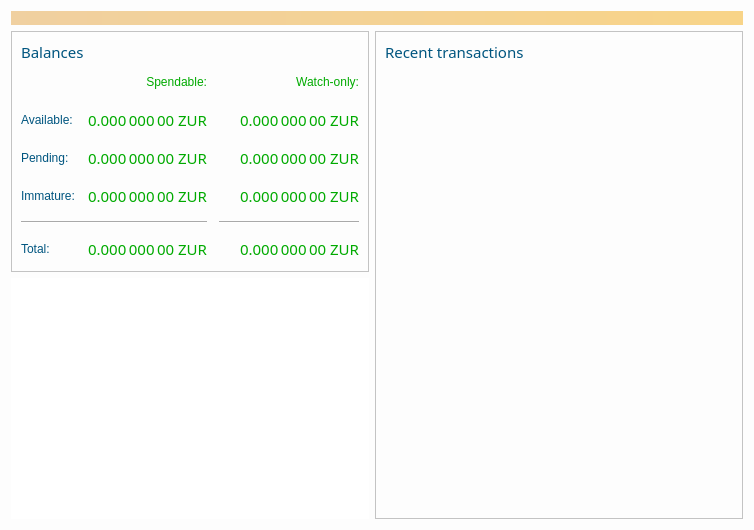
<?xml version="1.0" encoding="UTF-8"?>
<ui version="4.0">
 <class>OverviewPage</class>
 <widget class="QWidget" name="OverviewPage">
  <property name="geometry">
   <rect>
    <x>0</x>
    <y>0</y>
    <width>754</width>
    <height>530</height>
   </rect>
  </property>
  <property name="windowTitle">
   <string>Form</string>
  </property>
  <property name="autoFillBackground">
   <bool>false</bool>
  </property>
  <property name="styleSheet">
   <string notr="true">background-color: rgb(253, 253, 253);
border-color: rgb(253, 253, 253);
alternate-background-color: rgb(253, 253, 253);
selection-background-color: rgb(253, 253, 253);
color: rgb(0, 170, 0);
font: 75 11pt &quot;Segoe Print&quot;;</string>
  </property>
  <layout class="QVBoxLayout" name="topLayout">
   <item>
    <widget class="QLabel" name="labelAlerts">
     <property name="visible">
      <bool>true</bool>
     </property>
     <property name="styleSheet">
      <string notr="true">QLabel { background-color: qlineargradient(x1: 0, y1: 0, x2: 1, y2: 0, stop:0 #F0D0A0, stop:1 #F8D488); color:#000000; }</string>
     </property>
     <property name="wordWrap">
      <bool>true</bool>
     </property>
     <property name="margin">
      <number>3</number>
     </property>
     <property name="textInteractionFlags">
      <set>Qt::TextSelectableByMouse</set>
     </property>
    </widget>
   </item>
   <item>
    <layout class="QHBoxLayout" name="horizontalLayout" stretch="0,1">
     <item>
      <layout class="QVBoxLayout" name="verticalLayout_2">
       <item>
        <widget class="QFrame" name="frame">
         <property name="frameShape">
          <enum>QFrame::StyledPanel</enum>
         </property>
         <property name="frameShadow">
          <enum>QFrame::Raised</enum>
         </property>
         <layout class="QVBoxLayout" name="verticalLayout_4">
          <item>
           <layout class="QHBoxLayout" name="horizontalLayout_4">
            <item>
             <widget class="QLabel" name="label_5">
              <property name="font">
               <font>
                <family>Segoe Print</family>
                <pointsize>11</pointsize>
                <weight>9</weight>
                <italic>false</italic>
                <bold>false</bold>
               </font>
              </property>
              <property name="autoFillBackground">
               <bool>false</bool>
              </property>
              <property name="styleSheet">
               <string notr="true">color: rgb(0, 85, 127);</string>
              </property>
              <property name="text">
               <string>Balances</string>
              </property>
             </widget>
            </item>
            <item>
             <widget class="QPushButton" name="labelWalletStatus">
              <property name="enabled">
               <bool>false</bool>
              </property>
              <property name="maximumSize">
               <size>
                <width>30</width>
                <height>16777215</height>
               </size>
              </property>
              <property name="toolTip">
               <string>The displayed information may be out of date. Your wallet automatically synchronizes with the Zurcoin network after a connection is established, but this process has not completed yet.</string>
              </property>
              <property name="text">
               <string/>
              </property>
              <property name="icon">
               <iconset resource="../bitcoin.qrc">
                <normaloff>:/icons/warning</normaloff>
                <disabledoff>:/icons/warning</disabledoff>:/icons/warning</iconset>
              </property>
              <property name="iconSize">
               <size>
                <width>24</width>
                <height>24</height>
               </size>
              </property>
              <property name="flat">
               <bool>true</bool>
              </property>
             </widget>
            </item>
            <item>
             <spacer name="horizontalSpacer_3">
              <property name="orientation">
               <enum>Qt::Horizontal</enum>
              </property>
              <property name="sizeHint" stdset="0">
               <size>
                <width>40</width>
                <height>20</height>
               </size>
              </property>
             </spacer>
            </item>
           </layout>
          </item>
          <item>
           <layout class="QGridLayout" name="gridLayout">
            <property name="spacing">
             <number>12</number>
            </property>
            <item row="3" column="2">
             <widget class="QLabel" name="labelWatchImmature">
              <property name="font">
               <font>
                <family>Segoe Print</family>
                <pointsize>11</pointsize>
                <weight>9</weight>
                <italic>false</italic>
                <bold>false</bold>
               </font>
              </property>
              <property name="cursor">
               <cursorShape>IBeamCursor</cursorShape>
              </property>
              <property name="toolTip">
               <string>Mined balance in watch-only addresses that has not yet matured</string>
              </property>
              <property name="text">
               <string notr="true">0.000 000 00 ZUR</string>
              </property>
              <property name="alignment">
               <set>Qt::AlignRight|Qt::AlignTrailing|Qt::AlignVCenter</set>
              </property>
              <property name="textInteractionFlags">
               <set>Qt::LinksAccessibleByMouse|Qt::TextSelectableByKeyboard|Qt::TextSelectableByMouse</set>
              </property>
             </widget>
            </item>
            <item row="0" column="2">
             <widget class="QLabel" name="labelWatchonly">
              <property name="text">
               <string>Watch-only:</string>
              </property>
              <property name="alignment">
               <set>Qt::AlignRight|Qt::AlignTrailing|Qt::AlignVCenter</set>
              </property>
             </widget>
            </item>
            <item row="5" column="2">
             <widget class="QLabel" name="labelWatchTotal">
              <property name="font">
               <font>
                <family>Segoe Print</family>
                <pointsize>11</pointsize>
                <weight>9</weight>
                <italic>false</italic>
                <bold>false</bold>
               </font>
              </property>
              <property name="cursor">
               <cursorShape>IBeamCursor</cursorShape>
              </property>
              <property name="toolTip">
               <string>Current total balance in watch-only addresses</string>
              </property>
              <property name="text">
               <string notr="true">0.000 000 00 ZUR</string>
              </property>
              <property name="alignment">
               <set>Qt::AlignRight|Qt::AlignTrailing|Qt::AlignVCenter</set>
              </property>
              <property name="textInteractionFlags">
               <set>Qt::LinksAccessibleByMouse|Qt::TextSelectableByKeyboard|Qt::TextSelectableByMouse</set>
              </property>
             </widget>
            </item>
            <item row="0" column="1">
             <widget class="QLabel" name="labelSpendable">
              <property name="text">
               <string>Spendable:</string>
              </property>
              <property name="alignment">
               <set>Qt::AlignRight|Qt::AlignTrailing|Qt::AlignVCenter</set>
              </property>
             </widget>
            </item>
            <item row="1" column="1">
             <widget class="QLabel" name="labelBalance">
              <property name="font">
               <font>
                <family>Segoe Print</family>
                <pointsize>11</pointsize>
                <weight>9</weight>
                <italic>false</italic>
                <bold>false</bold>
               </font>
              </property>
              <property name="cursor">
               <cursorShape>IBeamCursor</cursorShape>
              </property>
              <property name="toolTip">
               <string>Your current spendable balance</string>
              </property>
              <property name="text">
               <string notr="true">0.000 000 00 ZUR</string>
              </property>
              <property name="alignment">
               <set>Qt::AlignRight|Qt::AlignTrailing|Qt::AlignVCenter</set>
              </property>
              <property name="textInteractionFlags">
               <set>Qt::LinksAccessibleByMouse|Qt::TextSelectableByKeyboard|Qt::TextSelectableByMouse</set>
              </property>
             </widget>
            </item>
            <item row="4" column="0" colspan="2">
             <widget class="Line" name="line">
              <property name="orientation">
               <enum>Qt::Horizontal</enum>
              </property>
             </widget>
            </item>
            <item row="1" column="2">
             <widget class="QLabel" name="labelWatchAvailable">
              <property name="font">
               <font>
                <family>Segoe Print</family>
                <pointsize>11</pointsize>
                <weight>9</weight>
                <italic>false</italic>
                <bold>false</bold>
               </font>
              </property>
              <property name="cursor">
               <cursorShape>IBeamCursor</cursorShape>
              </property>
              <property name="toolTip">
               <string>Your current balance in watch-only addresses</string>
              </property>
              <property name="text">
               <string notr="true">0.000 000 00 ZUR</string>
              </property>
              <property name="alignment">
               <set>Qt::AlignRight|Qt::AlignTrailing|Qt::AlignVCenter</set>
              </property>
              <property name="textInteractionFlags">
               <set>Qt::LinksAccessibleByMouse|Qt::TextSelectableByKeyboard|Qt::TextSelectableByMouse</set>
              </property>
             </widget>
            </item>
            <item row="5" column="1">
             <widget class="QLabel" name="labelTotal">
              <property name="font">
               <font>
                <family>Segoe Print</family>
                <pointsize>11</pointsize>
                <weight>9</weight>
                <italic>false</italic>
                <bold>false</bold>
               </font>
              </property>
              <property name="cursor">
               <cursorShape>IBeamCursor</cursorShape>
              </property>
              <property name="toolTip">
               <string>Your current total balance</string>
              </property>
              <property name="text">
               <string notr="true">0.000 000 00 ZUR</string>
              </property>
              <property name="alignment">
               <set>Qt::AlignRight|Qt::AlignTrailing|Qt::AlignVCenter</set>
              </property>
              <property name="textInteractionFlags">
               <set>Qt::LinksAccessibleByMouse|Qt::TextSelectableByKeyboard|Qt::TextSelectableByMouse</set>
              </property>
             </widget>
            </item>
            <item row="3" column="1">
             <widget class="QLabel" name="labelImmature">
              <property name="font">
               <font>
                <family>Segoe Print</family>
                <pointsize>11</pointsize>
                <weight>9</weight>
                <italic>false</italic>
                <bold>false</bold>
               </font>
              </property>
              <property name="cursor">
               <cursorShape>IBeamCursor</cursorShape>
              </property>
              <property name="toolTip">
               <string>Mined balance that has not yet matured</string>
              </property>
              <property name="text">
               <string notr="true">0.000 000 00 ZUR</string>
              </property>
              <property name="alignment">
               <set>Qt::AlignRight|Qt::AlignTrailing|Qt::AlignVCenter</set>
              </property>
              <property name="textInteractionFlags">
               <set>Qt::LinksAccessibleByMouse|Qt::TextSelectableByKeyboard|Qt::TextSelectableByMouse</set>
              </property>
             </widget>
            </item>
            <item row="1" column="0">
             <widget class="QLabel" name="labelBalanceText">
              <property name="autoFillBackground">
               <bool>false</bool>
              </property>
              <property name="styleSheet">
               <string notr="true">color: rgb(0, 85, 127);</string>
              </property>
              <property name="text">
               <string>Available:</string>
              </property>
             </widget>
            </item>
            <item row="3" column="0">
             <widget class="QLabel" name="labelImmatureText">
              <property name="autoFillBackground">
               <bool>false</bool>
              </property>
              <property name="styleSheet">
               <string notr="true">color: rgb(0, 85, 127);</string>
              </property>
              <property name="text">
               <string>Immature:</string>
              </property>
             </widget>
            </item>
            <item row="5" column="0">
             <widget class="QLabel" name="labelTotalText">
              <property name="autoFillBackground">
               <bool>false</bool>
              </property>
              <property name="styleSheet">
               <string notr="true">color: rgb(0, 85, 127);</string>
              </property>
              <property name="text">
               <string>Total:</string>
              </property>
             </widget>
            </item>
            <item row="2" column="0">
             <widget class="QLabel" name="labelPendingText">
              <property name="autoFillBackground">
               <bool>false</bool>
              </property>
              <property name="styleSheet">
               <string notr="true">color: rgb(0, 85, 127);</string>
              </property>
              <property name="text">
               <string>Pending:</string>
              </property>
             </widget>
            </item>
            <item row="2" column="2">
             <widget class="QLabel" name="labelWatchPending">
              <property name="font">
               <font>
                <family>Segoe Print</family>
                <pointsize>11</pointsize>
                <weight>9</weight>
                <italic>false</italic>
                <bold>false</bold>
               </font>
              </property>
              <property name="cursor">
               <cursorShape>IBeamCursor</cursorShape>
              </property>
              <property name="toolTip">
               <string>Unconfirmed transactions to watch-only addresses</string>
              </property>
              <property name="text">
               <string notr="true">0.000 000 00 ZUR</string>
              </property>
              <property name="alignment">
               <set>Qt::AlignRight|Qt::AlignTrailing|Qt::AlignVCenter</set>
              </property>
              <property name="textInteractionFlags">
               <set>Qt::LinksAccessibleByMouse|Qt::TextSelectableByKeyboard|Qt::TextSelectableByMouse</set>
              </property>
             </widget>
            </item>
            <item row="4" column="2">
             <widget class="Line" name="lineWatchBalance">
              <property name="sizePolicy">
               <sizepolicy hsizetype="Preferred" vsizetype="Fixed">
                <horstretch>0</horstretch>
                <verstretch>0</verstretch>
               </sizepolicy>
              </property>
              <property name="minimumSize">
               <size>
                <width>140</width>
                <height>0</height>
               </size>
              </property>
              <property name="orientation">
               <enum>Qt::Horizontal</enum>
              </property>
             </widget>
            </item>
            <item row="2" column="1">
             <widget class="QLabel" name="labelUnconfirmed">
              <property name="font">
               <font>
                <family>Segoe Print</family>
                <pointsize>11</pointsize>
                <weight>9</weight>
                <italic>false</italic>
                <bold>false</bold>
               </font>
              </property>
              <property name="cursor">
               <cursorShape>IBeamCursor</cursorShape>
              </property>
              <property name="toolTip">
               <string>Total of transactions that have yet to be confirmed, and do not yet count toward the spendable balance</string>
              </property>
              <property name="text">
               <string notr="true">0.000 000 00 ZUR</string>
              </property>
              <property name="alignment">
               <set>Qt::AlignRight|Qt::AlignTrailing|Qt::AlignVCenter</set>
              </property>
              <property name="textInteractionFlags">
               <set>Qt::LinksAccessibleByMouse|Qt::TextSelectableByKeyboard|Qt::TextSelectableByMouse</set>
              </property>
             </widget>
            </item>
           </layout>
          </item>
         </layout>
        </widget>
       </item>
       <item>
        <widget class="QLabel" name="label_wallet_bgcoin">
         <property name="styleSheet">
          <string notr="true">background-color: rgb(255, 255, 255);</string>
         </property>
         <property name="text">
          <string/>
         </property>
         <property name="pixmap">
          <pixmap resource="../bitcoin.qrc">:/icons/overview_background</pixmap>
         </property>
         <property name="scaledContents">
          <bool>false</bool>
         </property>
         <property name="alignment">
          <set>Qt::AlignCenter</set>
         </property>
         <property name="margin">
          <number>-2</number>
         </property>
        </widget>
       </item>
      </layout>
     </item>
     <item>
      <layout class="QVBoxLayout" name="verticalLayout_3">
       <item>
        <widget class="QFrame" name="frame_2">
         <property name="frameShape">
          <enum>QFrame::StyledPanel</enum>
         </property>
         <property name="frameShadow">
          <enum>QFrame::Raised</enum>
         </property>
         <layout class="QVBoxLayout" name="verticalLayout">
          <item>
           <layout class="QHBoxLayout" name="horizontalLayout_2">
            <item>
             <widget class="QLabel" name="label_4">
              <property name="font">
               <font>
                <family>Segoe Print</family>
                <pointsize>11</pointsize>
                <weight>9</weight>
                <italic>false</italic>
                <bold>false</bold>
               </font>
              </property>
              <property name="autoFillBackground">
               <bool>false</bool>
              </property>
              <property name="styleSheet">
               <string notr="true">color: rgb(0, 85, 127);</string>
              </property>
              <property name="text">
               <string>Recent transactions</string>
              </property>
             </widget>
            </item>
            <item>
             <widget class="QPushButton" name="labelTransactionsStatus">
              <property name="enabled">
               <bool>false</bool>
              </property>
              <property name="maximumSize">
               <size>
                <width>30</width>
                <height>16777215</height>
               </size>
              </property>
              <property name="toolTip">
               <string>The displayed information may be out of date. Your wallet automatically synchronizes with the Zurcoin network after a connection is established, but this process has not completed yet.</string>
              </property>
              <property name="text">
               <string/>
              </property>
              <property name="icon">
               <iconset resource="../bitcoin.qrc">
                <normaloff>:/icons/warning</normaloff>
                <disabledoff>:/icons/warning</disabledoff>:/icons/warning</iconset>
              </property>
              <property name="iconSize">
               <size>
                <width>24</width>
                <height>24</height>
               </size>
              </property>
              <property name="flat">
               <bool>true</bool>
              </property>
             </widget>
            </item>
            <item>
             <spacer name="horizontalSpacer">
              <property name="orientation">
               <enum>Qt::Horizontal</enum>
              </property>
              <property name="sizeHint" stdset="0">
               <size>
                <width>40</width>
                <height>20</height>
               </size>
              </property>
             </spacer>
            </item>
           </layout>
          </item>
          <item>
           <widget class="QListView" name="listTransactions">
            <property name="styleSheet">
             <string notr="true">QListView { background: transparent; }</string>
            </property>
            <property name="frameShape">
             <enum>QFrame::NoFrame</enum>
            </property>
            <property name="verticalScrollBarPolicy">
             <enum>Qt::ScrollBarAlwaysOff</enum>
            </property>
            <property name="horizontalScrollBarPolicy">
             <enum>Qt::ScrollBarAlwaysOff</enum>
            </property>
            <property name="selectionMode">
             <enum>QAbstractItemView::NoSelection</enum>
            </property>
           </widget>
          </item>
         </layout>
        </widget>
       </item>
      </layout>
     </item>
    </layout>
   </item>
  </layout>
 </widget>
 <resources>
  <include location="../bitcoin.qrc"/>
 </resources>
 <connections/>
</ui>
